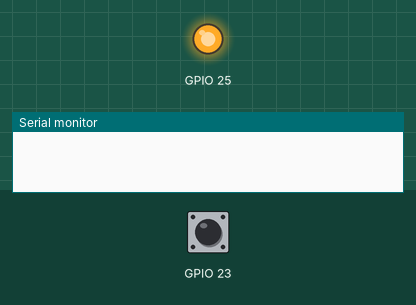
Recording of a sketch running on a simulated ESP32. On the bench: output pins drawn as LEDs (lit = HIGH), the last lines printed to the serial monitor. Dashed ring = blinking. The inputs (shaded band) are chosen by the test bench; at power-on: GPIO 23 LOW. EEPROM starts erased.

Above: at 1.2 s.
1.3 s: GPIO 23 pulsed HIGH 5 times (0.12 s each, 0.3 s apart)
At 1.87 s:
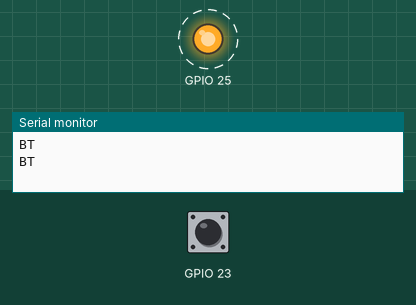
At 3.8 s:
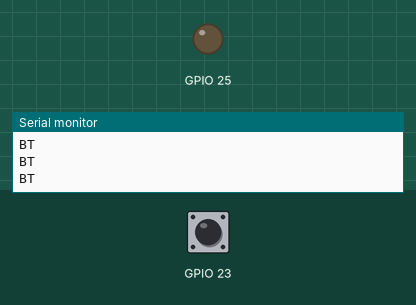
Timing chart, 0 to 5.3 s (numbered marks = the images above; inputs shaded):
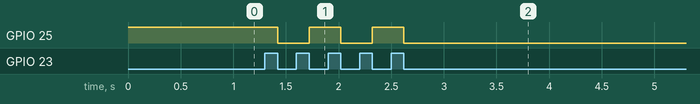

The sketch:

6_20_EEPROM.ino
```cpp
/*
Autore: Paolo Aliverti
Listato 6.20 – EEPROM

Led su pin 25
button con pull down su pin 23
*/

#include <EEPROM.h>

#define EEPROM_SIZE 10

int stato_led;
int bt, pv_bt;
u_int8_t val = 0;

void setup() {
  Serial.begin(115200);
  EEPROM.begin(EEPROM_SIZE);

  pinMode(23, INPUT);
  pinMode(25, OUTPUT);

  stato_led = EEPROM.read(0);
  digitalWrite(25, stato_led);
}

void loop() {
  bt = digitalRead(23);

  if (pv_bt && !bt) { //FDD
    Serial.println("BT");
    stato_led = !stato_led;
    digitalWrite(25, stato_led);
    EEPROM.write(0, stato_led);
    EEPROM.commit();
  }
  pv_bt = bt;
}
```

Measured:
- after the input at 1.3 s, GPIO 25: alternates HIGH for 0.30 s and LOW for 0.30 s, 5 changes in all, then stays LOW, starting after 0.12 s
